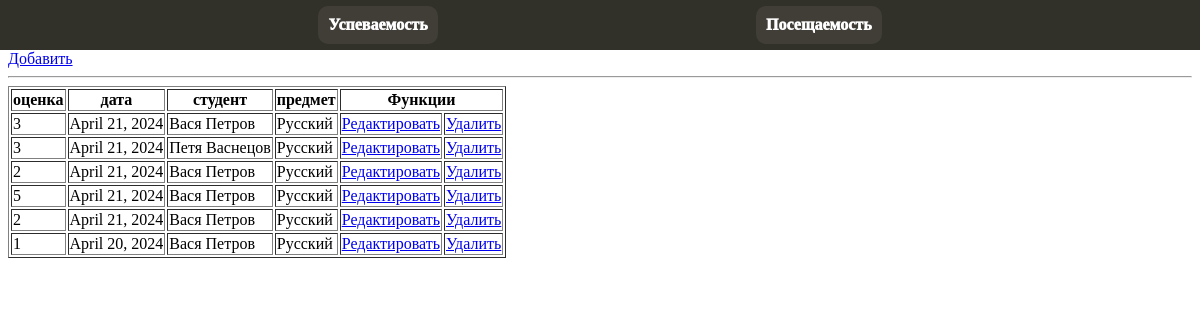
The page / on the database its author committed.
### grades/models.py (models this page shows)
class Grade(models.Model):
    value = models.IntegerField()
    date = models.DateField(default=datetime.now())
    student = models.ForeignKey(Student, on_delete=models.CASCADE)
    subject = models.ForeignKey(Subject, on_delete=models.CASCADE)

class Student(models.Model):
    name = models.CharField(max_length=255)
    def __str__(self):
        return self.name

class Subject(models.Model):
    title = models.CharField(max_length=255)
    def __str__(self):
        return self.title

### grades/views.py (the view)
# urls.py: path('', views.index, name='attendance-index'),
def index(request):
    context = {
        'grades': Grade.objects.all(),
        'form': forms.GradeModelForm
    }
    return render(request, 'grades/index.html', context)

### grades/templates/grades/index.html
{% extends 'grades/base.html' %}
{% block 'content' %}
    <a href="{%url 'grades-create' %}">Добавить</a>
        <hr>
    <form method="post">
        <table border>
            <thead>
            {% for field in form %}
                <th>{{field.label}}</th>
            {% endfor %}
            <th colspan="2">Функции</th>
            </thead>
            <tbody>
                {% for grade in grades %}
                <tr>
                    <td>{{grade.value}}</td>
                    <td>{{grade.date}}</td>
                    <td>{{grade.student}}</td>
                    <td>{{grade.subject}}</td>
                    <td><a href="{% url 'grades-update' grade.id %}">Редактировать</a></td>
                    <td><a href="{% url 'grades-delete' grade.id %}">Удалить</a></td>
                </tr>
                {% endfor %}
            </tbody>
        </table>
    </form>
{% endblock %}

### grades/templates/grades/base.html (shortened to what this page needs)
<html lang="en">
<head>
</head>
<body>
    <header style="height: 50px; width: 100%; background-color: #313129; position: absolute; top: 0; left: 0;">
        <a href="{% url 'grades-index' %}">Успеваемость</a>
        <a href="{% url 'attendance-index' %}">Посещаемость</a>
    </header>
    {% block 'content' %}
    {% endblock %}
</body>
</html>

### grades/templates/grades/base.html (style rules this page uses)
header { display: flex; justify-content: space-evenly; align-items: center; }
header a { color: white; font:bolder; text-align: center; font-weight: 1000; text-decoration: none; background-color: #413e38; border-radius: 10px; padding: 10px; }

### rows shown on the page
Grade: value "3", date "April 21, 2024", student "Вася Петров", subject "Русский"
Grade: value "3", date "April 21, 2024", student "Петя Васнецов", subject "Русский"
Grade: value "2", date "April 21, 2024", student "Вася Петров", subject "Русский"
Grade: value "5", date "April 21, 2024", student "Вася Петров", subject "Русский"
Grade: value "2", date "April 21, 2024", student "Вася Петров", subject "Русский"
Grade: value "1", date "April 20, 2024", student "Вася Петров", subject "Русский"

### other values the page prints
{{ field.label }} "оценка" "дата" "студент" "предмет"
